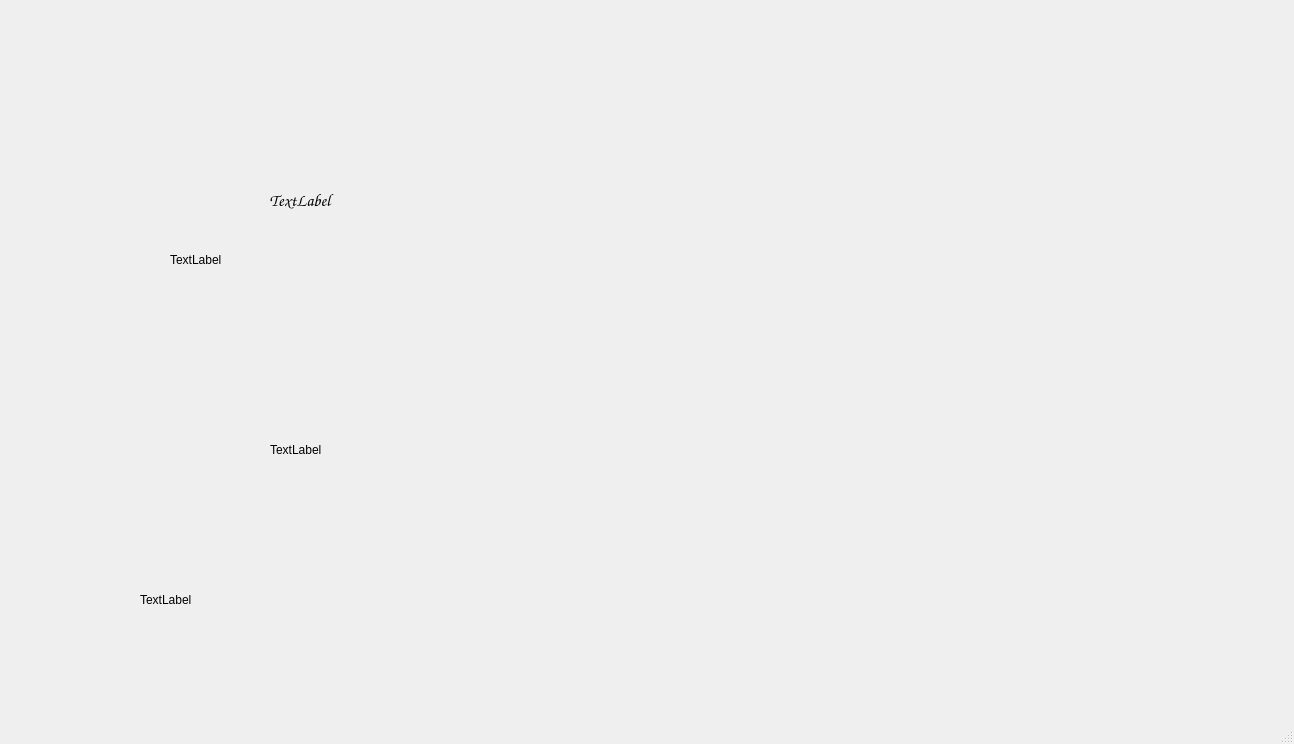
<?xml version="1.0" encoding="UTF-8"?>
<ui version="4.0">
 <class>MainWindow</class>
 <widget class="QMainWindow" name="MainWindow">
  <property name="geometry">
   <rect>
    <x>0</x>
    <y>0</y>
    <width>1294</width>
    <height>744</height>
   </rect>
  </property>
  <property name="windowTitle">
   <string>MainWindow</string>
  </property>
  <widget class="QWidget" name="centralwidget">
   <widget class="QLabel" name="labelBackground">
    <property name="geometry">
     <rect>
      <x>0</x>
      <y>0</y>
      <width>1280</width>
      <height>720</height>
     </rect>
    </property>
    <property name="text">
     <string/>
    </property>
    <property name="scaledContents">
     <bool>true</bool>
    </property>
   </widget>
   <widget class="QLabel" name="labelHero">
    <property name="geometry">
     <rect>
      <x>0</x>
      <y>500</y>
      <width>150</width>
      <height>150</height>
     </rect>
    </property>
    <property name="text">
     <string/>
    </property>
    <property name="scaledContents">
     <bool>true</bool>
    </property>
   </widget>
   <widget class="QLabel" name="labelEnemy">
    <property name="geometry">
     <rect>
      <x>160</x>
      <y>490</y>
      <width>150</width>
      <height>150</height>
     </rect>
    </property>
    <property name="text">
     <string/>
    </property>
    <property name="scaledContents">
     <bool>true</bool>
    </property>
   </widget>
   <widget class="QLabel" name="labelStar">
    <property name="geometry">
     <rect>
      <x>170</x>
      <y>210</y>
      <width>100</width>
      <height>100</height>
     </rect>
    </property>
    <property name="text">
     <string>TextLabel</string>
    </property>
    <property name="scaledContents">
     <bool>true</bool>
    </property>
   </widget>
   <widget class="QLabel" name="labelTree">
    <property name="geometry">
     <rect>
      <x>140</x>
      <y>420</y>
      <width>260</width>
      <height>360</height>
     </rect>
    </property>
    <property name="text">
     <string>TextLabel</string>
    </property>
    <property name="scaledContents">
     <bool>true</bool>
    </property>
   </widget>
   <widget class="QLabel" name="labelBackpack">
    <property name="geometry">
     <rect>
      <x>210</x>
      <y>420</y>
      <width>90</width>
      <height>90</height>
     </rect>
    </property>
    <property name="text">
     <string/>
    </property>
    <property name="scaledContents">
     <bool>true</bool>
    </property>
   </widget>
   <widget class="QLabel" name="labelPendant">
    <property name="geometry">
     <rect>
      <x>270</x>
      <y>420</y>
      <width>60</width>
      <height>60</height>
     </rect>
    </property>
    <property name="text">
     <string>TextLabel</string>
    </property>
    <property name="scaledContents">
     <bool>true</bool>
    </property>
   </widget>
   <widget class="QLabel" name="labelSword">
    <property name="geometry">
     <rect>
      <x>190</x>
      <y>480</y>
      <width>120</width>
      <height>120</height>
     </rect>
    </property>
    <property name="text">
     <string/>
    </property>
    <property name="scaledContents">
     <bool>true</bool>
    </property>
   </widget>
   <widget class="QLabel" name="labelText">
    <property name="geometry">
     <rect>
      <x>90</x>
      <y>130</y>
      <width>420</width>
      <height>140</height>
     </rect>
    </property>
    <property name="font">
     <font>
      <family>Comic Sans MS</family>
      <pointsize>13</pointsize>
     </font>
    </property>
    <property name="text">
     <string>TextLabel</string>
    </property>
    <property name="alignment">
     <set>Qt::AlignmentFlag::AlignCenter</set>
    </property>
    <property name="wordWrap">
     <bool>true</bool>
    </property>
   </widget>
  </widget>
  <widget class="QMenuBar" name="menubar">
   <property name="geometry">
    <rect>
     <x>0</x>
     <y>0</y>
     <width>1294</width>
     <height>22</height>
    </rect>
   </property>
  </widget>
  <widget class="QStatusBar" name="statusbar"/>
 </widget>
 <resources/>
 <connections/>
</ui>
